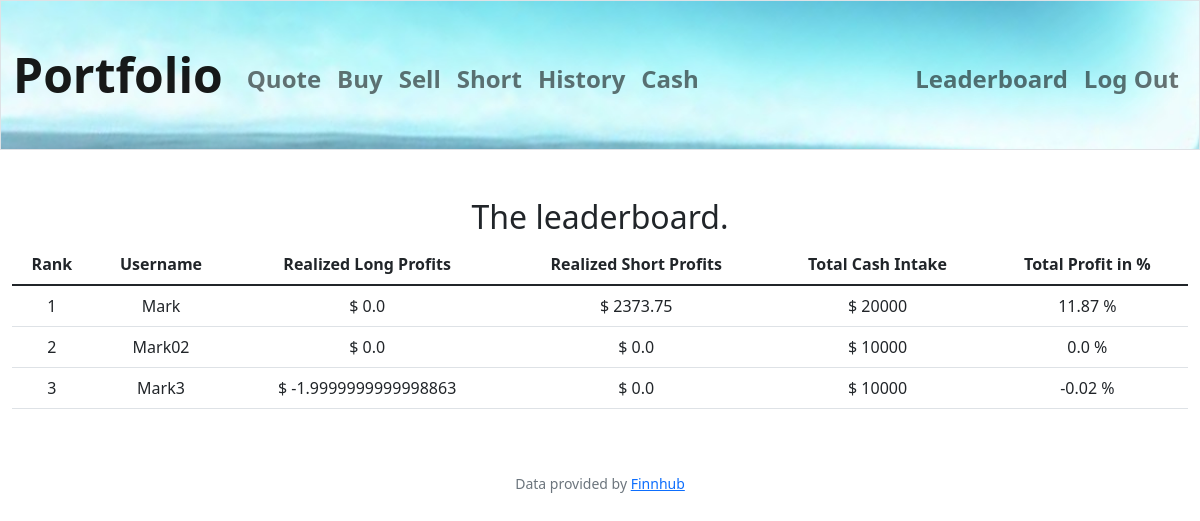
The app's page /leaderboard (signed in), older data.
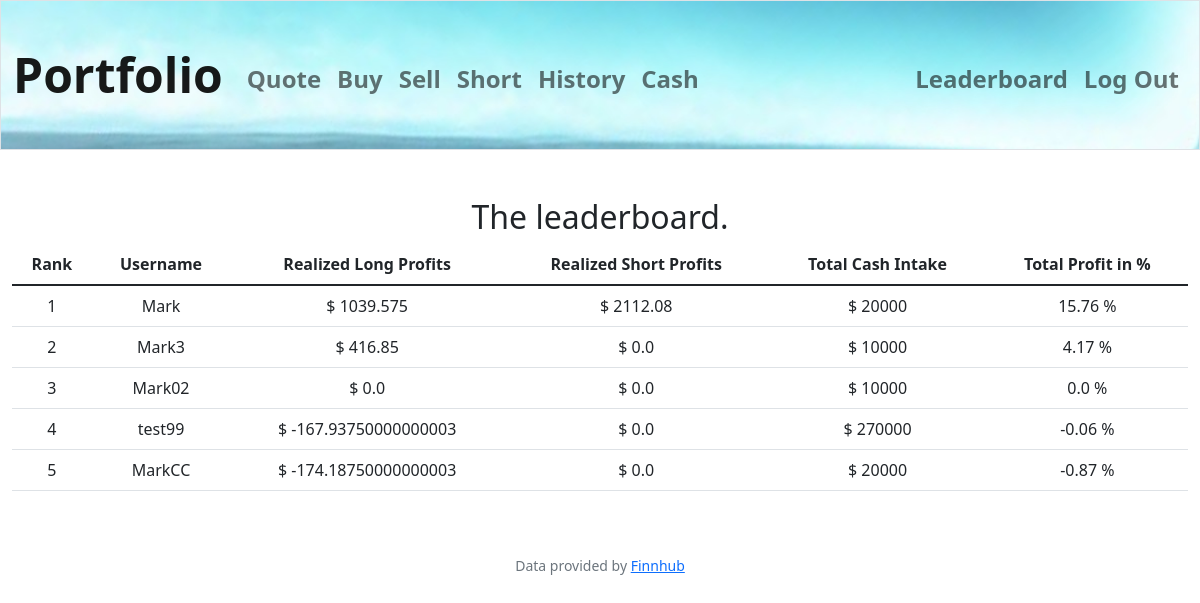
The same page, newer data.
### tables this page shows
CREATE TABLE users (id INTEGER PRIMARY KEY AUTOINCREMENT NOT NULL, username TEXT NOT NULL, hash TEXT NOT NULL, cash NUMERIC NOT NULL DEFAULT 10000.00);

### app.py (the view)
@app.route("/leaderboard", methods=["GET"])
@login_required
def leaderboard():
    profit_from_long = pd.DataFrame(
        db_connection.execute(
            """SELECT user_id, shares, price, avg_values.avg_p
                    FROM orders o
                    JOIN (
                        SELECT symbol, AVG(price) AS avg_p
                        FROM orders
                        WHERE shares > 0
                        GROUP BY symbol
                    ) avg_values ON o.symbol = avg_values.symbol
                    WHERE o.shares < 0;"""
        )
    )
    if not profit_from_long.empty:
        profit_from_long["profit_long"] = (
            profit_from_long["price"] - profit_from_long["avg_p"]
        ) * profit_from_long["shares"]
        profit_from_long = profit_from_long[["user_id", "profit_long"]]
        profit_from_long = profit_from_long.groupby("user_id").sum()
    profit_from_short = pd.DataFrame(
        db_connection.execute(
            "SELECT user_id, profit FROM short WHERE rebuy_price IS NOT NULL;"
        )
    )
    if not profit_from_short.empty:
        profit_from_short.rename(columns={"profit": "profit_short"}, inplace=True)
        profit_from_short = profit_from_short.groupby("user_id").sum()
    cash_uploads = pd.DataFrame(
        db_connection.execute("SELECT user_id, cash_amount FROM cash_upload;")
    )
    if not cash_uploads.empty:
        cash_uploads = cash_uploads.groupby("user_id").sum()
    df_leaderboard = pd.merge(
        profit_from_long, profit_from_short, on="user_id", how="outer"
    )
    df_leaderboard = pd.merge(df_leaderboard, cash_uploads, on="user_id", how="outer")
    users = pd.DataFrame(db_connection.execute("SELECT id, username FROM users;"))
    users.rename(columns={"id": "user_id"}, inplace=True)
    df_leaderboard = pd.merge(df_leaderboard, users, on="user_id", how="outer")
    df_leaderboard.fillna(0, inplace=True)
    df_leaderboard["total_profit"] = (
        (df_leaderboard["profit_long"] + df_leaderboard["profit_short"])
        / df_leaderboard["cash_amount"]
        * 100
    ).round(2)
    df_leaderboard.sort_values(by="total_profit", ascending=False, inplace=True)
    df_leaderboard["rank"] = range(1, len(df_leaderboard) + 1)
    dict_leaderboard = df_leaderboard.to_dict(orient="records")
    return render_template("leaderboard.html", performance=dict_leaderboard)

### app.py (called while the page is built)
@app.after_request
def after_request(response):
    response.headers["Cache-Control"] = "no-cache, no-store, must-revalidate"
    response.headers["Expires"] = 0
    response.headers["Pragma"] = "no-cache"
    return response

### db_connect.py (called while the page is built)
    def connect(self):
        self.conn = sqlite3.connect("database_project.db")

    def execute(self, query, params=None):
        self.connect()
        cursor = self.conn.cursor()
        if params:
            cursor.execute(query, params)
        else:
            cursor.execute(query)
        if query.lower().startswith("insert") or  query.lower().startswith("update"):
            self.conn.commit()
            last_row_id = cursor.lastrowid
            self.conn.close()
            return last_row_id
        result = cursor.fetchall()
        columns = [col[0] for col in cursor.description]
        rows = [dict(zip(columns, row)) for row in result]
        self.conn.close()
        return rows

### helpers.py (called while the page is built)
def login_required(f):
    @wraps(f)
    def decorated_function(*args, **kwargs):
        if session.get("user_id") is None:
            return redirect("/login")
        return f(*args, **kwargs)
    return decorated_function

### templates/leaderboard.html (shortened to what this page needs)
{% extends "layout.html" %}
{% block main %}
    <h2>The leaderboard.</h2>
    <table class="table">
        <thead>
            <tr>
                <th>Rank</th>
                <th>Username</th>
                <th>Realized Long Profits</th>
                <th>Realized Short Profits</th>
                <th>Total Cash Intake</th>
                <th>Total Profit in %</th>
            </tr>
        </thead>
        <tbody>
            {% for user in performance %}
            <tr>
                <td>{{ user.rank }}</td>
                <td>{{ user.username }}</td>
                <td>$ {{ user.profit_long }}</td>
                <td>$ {{ user.profit_short }}</td>
                <td>$ {{ user.cash_amount }}</td>
                <td>{{ user.total_profit }} %</td>
            </tr>
            {% endfor %}
        </tbody>
    </table>
{% endblock %}

### templates/layout.html (shortened to what this page needs)
<!DOCTYPE html>
<html lang="en">
    <head>
        <link href="https://cdn.jsdelivr.net/npm/bootstrap@5.1.3/dist/css/bootstrap.min.css" rel="stylesheet">
        <link href="/static/styles.css" rel="stylesheet">
    </head>
    <body>
        <nav class="bg-light border navbar navbar-expand-md navbar-light">
            <div class="container-fluid">
                <a class="navbar-brand" href="/">Portfolio</a>
                <div class="collapse navbar-collapse" id="navbar">
                    {% if session["user_id"] %}
                        <ul class="navbar-nav me-auto mt-2">
                            <li class="nav-item"><a class="nav-link" href="/quote">Quote</a></li>
                            <li class="nav-item"><a class="nav-link" href="/buy">Buy</a></li>
                            <li class="nav-item"><a class="nav-link" href="/sell">Sell</a></li>
                            <li class="nav-item"><a class="nav-link" href="/short">Short</a></li>
                            <li class="nav-item"><a class="nav-link" href="/history">History</a></li>
                            <li class="nav-item"><a class="nav-link" href="/cash">Cash</a></li>
                        </ul>
                        <ul class="navbar-nav ms-auto mt-2">
                            <li class="nav-item"><a class="nav-link" href="/leaderboard">Leaderboard</a></li>
                            <li class="nav-item"><a class="nav-link" href="/logout">Log Out</a></li>
                        </ul>
                    {% else %}
                        <ul class="navbar-nav ms-auto mt-2">
                            <li class="nav-item"><a class="nav-link" href="/register">Register</a></li>
                            <li class="nav-item"><a class="nav-link" href="/login">Log In</a></li>
                        </ul>
                    {% endif %}
                </div>
            </div>
        </nav>
        <main class="container-fluid py-5 text-center">
            {% block main %}{% endblock %}
        </main>
        <footer class="mb-5 small text-center text-muted">
            Data provided by <a href="https://finnhub.io/">Finnhub</a>
        </footer>
    </body>
</html>

### static/styles.css (style rules this page uses)
.navbar { background-image: url("fotor_03.jpg"); background-repeat: no-repeat; background-size: cover; height: 150px !important; }
nav .navbar-brand { font-size: xxx-large; font-weight: bold; }
nav .nav-link { font-size: x-large; font-weight: bold; }

Row changes from the older to the newer data that the page shows:
computed for users "Mark": profit_long "0.0" → "1039.575"; profit_short "2373.75" → "2112.08"; total_profit "11.87" → "15.76"
shown differently, row unchanged: users "Mark3": rank "3" → "2"; profit_long "-1.9999999999998863" → "416.85"; total_profit "-0.02" → "4.17"; moves up the list
computed for users "Mark02": rank "2" → "3"
added users: rank "4", username "test99", profit_long "-167.93750000000003", profit_short "0.0", cash_amount "270000", total_profit "-0.06"
added users: rank "5", username "MarkCC", profit_long "-174.18750000000003", profit_short "0.0", cash_amount "20000", total_profit "-0.87"
